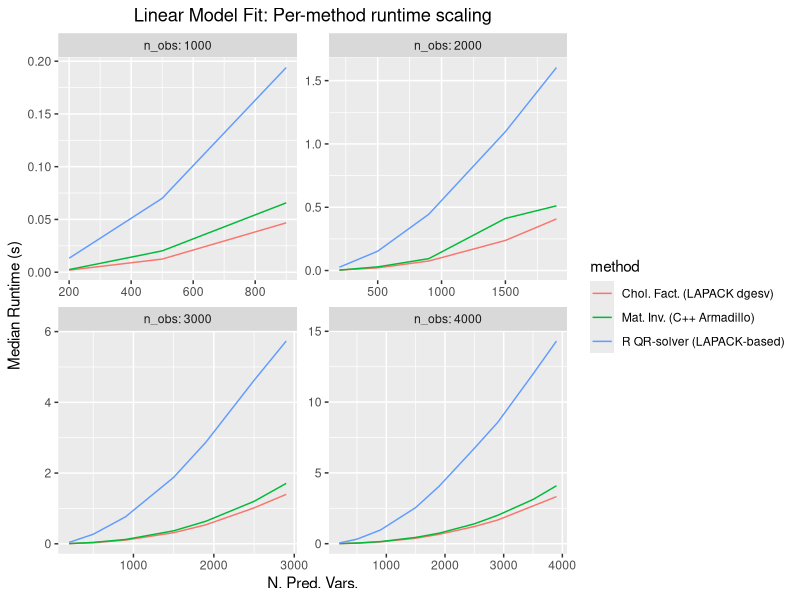
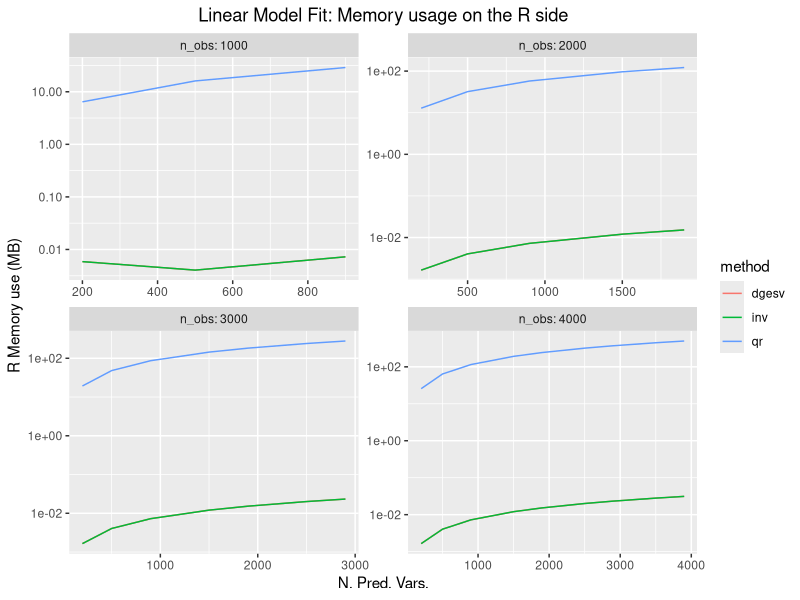
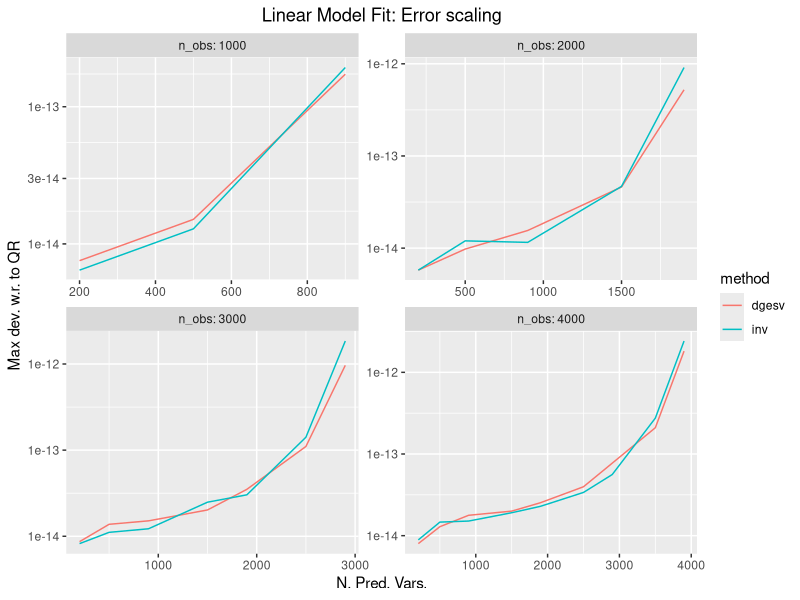

Recreate these plots in R, in order.
library(ggplot2)
library(dplyr)

df <- read.csv(here::here("notes", "glm-benchmarks.csv"))
print(head(df))

plot_loc <- function(fname){
	return(
		here::here("plots", fname)
	)
}

p <- (
	ggplot(df, aes(x=n_pred, y=median_s, color=method))
	+ geom_line()
	+ facet_wrap(
			~n_obs, 
			scales = "free",
			labeller = label_both
		)
	+ xlab("N. Pred. Vars.")
	+ ylab("Median Runtime (s)")
	+ ggtitle("Linear Model Fit: Per-method runtime scaling")
	+ theme(plot.title = element_text(hjust = 0.5))
	+ scale_color_discrete(
    labels = c(
    	"qr" = "R QR-solver (LAPACK-based)", 
    	"inv" = "Mat. Inv. (C++ Armadillo)", 
    	"dgesv" = "Chol. Fact. (LAPACK dgesv)")
  )
)
ggsave(
	plot_loc("runtime.png"), 
	p, width = 8, height = 5, dpi = 150,
	create.dir = TRUE
)

p <- (
	ggplot(df, aes(x=n_pred, y=mem_mb, color=method))
	+ geom_line()
	+ facet_wrap(
			~n_obs, 
			scales="free",
			labeller = label_both
		)
	+ scale_y_log10()
	+ xlab("N. Pred. Vars.")
	+ ylab("R Memory use (MB)")
	+ ggtitle("Linear Model Fit: Memory usage on the R side")
	+ theme(plot.title = element_text(hjust = 0.5))
)
ggsave(
	plot_loc("memory.png"), 
	p, width = 8, height = 5, dpi = 150,
	create.dir = TRUE
)

p <- (
	(
		df |> filter(method != 'qr')
		 	 |> ggplot(aes(x=n_pred, y=max_dev_qr, color=method))
	)
	+ geom_line()
	+ facet_wrap(
			~n_obs, 
			scales="free",
			labeller = label_both
		)
	+ scale_y_log10()
	+ xlab("N. Pred. Vars.")
	+ ylab("Max dev. w.r. to QR")
	+ ggtitle("Linear Model Fit: Error scaling")
	+ theme(plot.title = element_text(hjust = 0.5))
)
ggsave(
	plot_loc("max_dev.png"), 
	p, width = 8, height = 5, dpi = 150,
	create.dir = TRUE
)
